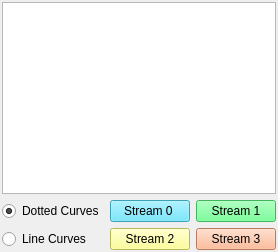
                  <widget class="QWidget" name="tab_3">
                   <attribute name="title">
                    <string>Single Window</string>
                   </attribute>
                   <layout class="QVBoxLayout" name="verticalLayout_6" stretch="1,0">
                    <property name="leftMargin">
                     <number>2</number>
                    </property>
                    <property name="topMargin">
                     <number>2</number>
                    </property>
                    <property name="rightMargin">
                     <number>2</number>
                    </property>
                    <property name="bottomMargin">
                     <number>2</number>
                    </property>
                    <item>
                     <widget class="PyDMWaveformPlot" name="waveformPlotBay1">
                      <property name="toolTip">
                       <string/>
                      </property>
                      <property name="showXGrid">
                       <bool>true</bool>
                      </property>
                      <property name="showYGrid">
                       <bool>true</bool>
                      </property>
                      <property name="axisColor">
                       <color>
                        <red>206</red>
                        <green>206</green>
                        <blue>206</blue>
                       </color>
                      </property>
                      <property name="showRightAxis">
                       <bool>true</bool>
                      </property>
                      <property name="title" stdset="0">
                       <string/>
                      </property>
                      <property name="yLabels">
                       <stringlist/>
                      </property>
                      <property name="curves">
                       <stringlist>
                        <string>{&quot;y_channel&quot;: &quot;ca://${DEVICE}:STR${MUX}:STREAM_SLOWSHORT${CH}&quot;, &quot;x_channel&quot;: null, &quot;name&quot;: &quot;&quot;, &quot;color&quot;: &quot;cyan&quot;, &quot;lineStyle&quot;: 1, &quot;lineWidth&quot;: 2, &quot;symbol&quot;: null, &quot;symbolSize&quot;: 10, &quot;redraw_mode&quot;: 2}</string>
                       </stringlist>
                      </property>
                      <property name="autoRangeY">
                       <bool>false</bool>
                      </property>
                      <property name="minYRange">
                       <double>-32768.000000000000000</double>
                      </property>
                      <property name="maxYRange">
                       <double>32767.000000000000000</double>
                      </property>
                     </widget>
                    </item>
                    <item>
                     <layout class="QGridLayout" name="gridLayout_7">
                      <property name="topMargin">
                       <number>0</number>
                      </property>
                      <item row="0" column="1">
                       <widget class="QPushButton" name="b1_channel0_pb">
                        <property name="styleSheet">
                         <string notr="true">QPushButton {
  background-color: rgb(85,225,255);
  border-color: rgb(209,247,255) rgb(0,140,168) rgb(0,140,168) rgb(209,247,255);
  color:black;
}
QPushButton:checked{
  background-color: #55ffff;
  border-color:  rgb(0,140,168) rgb(209,247,255) rgb(209,247,255)  rgb(0,140,168);
  font: bold;
  border-style: inset;
}
QPushButton:hover{
  border-style: outset;
  background-color: rgb(65,205,235)
}</string>
                        </property>
                        <property name="text">
                         <string>Stream 0 </string>
                        </property>
                        <property name="checkable">
                         <bool>true</bool>
                        </property>
                       </widget>
                      </item>
                      <item row="0" column="2">
                       <widget class="QPushButton" name="b1_channel1_pb">
                        <property name="styleSheet">
                         <string notr="true">QPushButton {
  background-color: rgb(85,255,127);
  border-color: rgb(201,255,214) rgb(0,154,37) rgb(0,154,37) rgb(201,255,214);
  color:black;
}
QPushButton:checked{
  background-color: rgb(85,255,127);
  border-color:  rgb(0,154,37) rgb(201,255,214) rgb(201,255,214)  rgb(0,154,37);
  font: bold;
  border-style: inset;
}
QPushButton:hover{
  border-style: outset;
  background-color: rgb(65,235,107)
}</string>
                        </property>
                        <property name="text">
                         <string>Stream 1</string>
                        </property>
                        <property name="checkable">
                         <bool>true</bool>
                        </property>
                       </widget>
                      </item>
                      <item row="1" column="2">
                       <widget class="QPushButton" name="b1_channel3_pb">
                        <property name="styleSheet">
                         <string notr="true">QPushButton {
  background-color: rgb(255,170,127);
  border-color: rgb(255,227,213) rgb(196,65,0) rgb(196,65,0) rgb(255,227,213);
  color:black;
}
QPushButton:checked{
  background-color: rgb(255,170,127);
  border-color:  rgb(196,65,0) rgb(255,227,213) rgb(255,227,213)  rgb(0196,65,0);
  font: bold;
  border-style: inset;
}
QPushButton:hover{
  border-style: outset;
  background-color: rgb(235,150,107)
}</string>
                        </property>
                        <property name="text">
                         <string>Stream 3</string>
                        </property>
                        <property name="checkable">
                         <bool>true</bool>
                        </property>
                       </widget>
                      </item>
                      <item row="1" column="1">
                       <widget class="QPushButton" name="b1_channel2_pb">
                        <property name="styleSheet">
                         <string notr="true">QPushButton {
  background-color: rgb(255,255,127);
  border-color: rgb(255,255,205) rgb(215,210,0) rgb(215,210,0) rgb(255,255,205);
  color:black;
}
QPushButton:checked{
  background-color: rgb(255,255,127);
  border-color:  rgb(215,210,0) rgb(255,255,205) rgb(255,255,205)  rgb(215,210,0);
  font: bold;
  border-style: inset;
}
QPushButton:hover{
  border-style: outset;
  background-color: rgb(235,235,107)
}</string>
                        </property>
                        <property name="text">
                         <string>Stream 2</string>
                        </property>
                        <property name="checkable">
                         <bool>true</bool>
                        </property>
                       </widget>
                      </item>
                      <item row="0" column="0">
                       <widget class="QRadioButton" name="bay1Mode0_rb">
                        <property name="text">
                         <string>Dotted Curves</string>
                        </property>
                        <property name="checked">
                         <bool>true</bool>
                        </property>
                       </widget>
                      </item>
                      <item row="1" column="0">
                       <widget class="QRadioButton" name="bay1Mode1_rb">
                        <property name="text">
                         <string>Line Curves</string>
                        </property>
                        <property name="checked">
                         <bool>false</bool>
                        </property>
                       </widget>
                      </item>
                     </layout>
                    </item>
                   </layout>
                  </widget>
